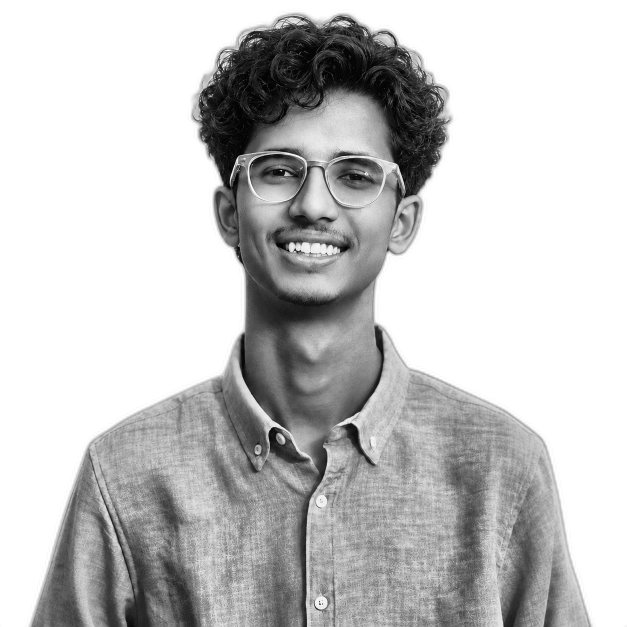
#> input picture source-prepped.png, 1254 x 1254 px, found by its file name (shown at 1/2 size)
$ python make_ascii_svg.py
#> lines starting #> are read from the running program, lines starting #| are printed output that depends on the picture
import os
import sys
from PIL import Image

RAMP = " .:-=+*cs#%@"  # Bright (sparse) -> Dark (dense)

def image_to_ascii_grid(image_path, width=100):
#> called with image_path = 'source-prepped.png', width = 95
    if not os.path.exists(image_path):
        print(f"Error: {image_path} not found. Run prep_photo.py first!")
        sys.exit(1)

    img = Image.open(image_path).convert("L")
#> img is the input picture: PIL image 1254x1254 L; min 1, max 255, mean 197.1
    aspect_ratio = img.height / img.width
#> aspect_ratio = 1
    # Monospace font aspect ratio correction (~0.55 width-to-height ratio)
    height = int(width * aspect_ratio * 0.55)
#> height = 52

    img_resized = img.resize((width, height), Image.Resampling.LANCZOS)
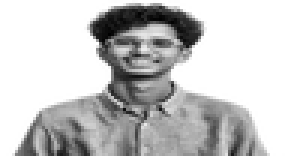
#> img_resized: PIL image 95x52 L (shown 3 times larger); min 0, max 255, mean 197

    lines = []
    for y in range(height):
        line = ""
        for x in range(width):
            pixel = img_resized.getpixel((x, y)) # 0 (black) -> 255 (white)
            # Invert: white background -> 0 (space), dark features -> dense char
            val = 255 - pixel
            ramp_idx = int((val / 255) * (len(RAMP) - 1))
            line += RAMP[ramp_idx]
        lines.append(line)
#> after the loop, lines = 52 items
    return lines

def build_svg(lines, output_path="avi-ascii.svg"):
    num_rows = len(lines)
    num_cols = len(lines[0]) if num_rows > 0 else 100

    # SVG Dimensions
    char_w, char_h = 7.2, 12
    padding = 20
    svg_width = int(num_cols * char_w + padding * 2)
    svg_height = int(num_rows * char_h + padding * 2)

    row_duration = 0.08  # Duration of wipe animation per row (seconds)
    stagger = 0.04       # Stagger start time between consecutive rows

    svg_lines = [
        f'<svg xmlns="http://www.w3.org/2000/svg" viewBox="0 0 {svg_width} {svg_height}" width="{svg_width}" height="{svg_height}">',
        '  <style>',
        '    .bg { fill: #0d1117; }',
        '    .ascii { font-family: "Courier New", Courier, monospace; font-size: 11px; fill: #8b949e; white-space: pre; }',
        '  </style>',
        f'  <rect width="100%" height="100%" class="bg" rx="8"/>',
        '  <defs>'
    ]

    # Create SMIL clip-paths for staggered horizontal wiping line by line
    for i in range(num_rows):
        start_t = round(i * stagger, 2)
        svg_lines.append(f'    <clipPath id="clip-{i}">')
        svg_lines.append(f'      <rect x="0" y="0" width="0" height="{svg_height}">')
        svg_lines.append(f'        <animate attributeName="width" from="0" to="{svg_width}" dur="{row_duration}s" begin="{start_t}s" fill="freeze" />')
        svg_lines.append('      </rect>')
        svg_lines.append('    </clipPath>')

    svg_lines.append('  </defs>')
    svg_lines.append(f'  <g transform="translate({padding}, {padding})">')

    # Add text lines with individual clip-path animations
    for i, line in enumerate(lines):
        y_pos = int((i + 1) * char_h)
        # Escape XML characters
        escaped_line = line.replace("&", "&amp;").replace("<", "&lt;").replace(">", "&gt;")
        svg_lines.append(f'    <text x="0" y="{y_pos}" class="ascii" clip-path="url(#clip-{i})">{escaped_line}</text>')

    svg_lines.append('  </g>')
    svg_lines.append('</svg>')

    with open(output_path, "w", encoding="utf-8") as f:
        f.write("\n".join(svg_lines))
    print(f"Success! Generated self-typing ASCII portrait at {output_path}")

if __name__ == "__main__":
    ascii_grid = image_to_ascii_grid("source-prepped.png", width=95)
#> ascii_grid = 52 items
    build_svg(ascii_grid, "avi-ascii.svg")
#> in build_svg, `num_rows = len(lines)`: num_rows = 52
#> in build_svg, `num_cols = len(lines[0]) if num_rows > 0 else 100`: num_cols = 95
#> in build_svg, `svg_width = int(num_cols * char_w + padding * 2)`: svg_width = 724
#> in build_svg, `svg_height = int(num_rows * char_h + padding * 2)`: svg_height = 664
#> after the loop in build_svg, `for i in range(num_rows):`: svg_lines = 267 items
#> the loop in build_svg, `for i, line in enumerate(lines):` made 52 passes
#> y_pos on passes 1 to 12: 12, 24, 36, 48, 60, 72, 84, 96, 108, 120, 132, 144
#> after the loop in build_svg, `for i, line in enumerate(lines):`: svg_lines = 321 items
